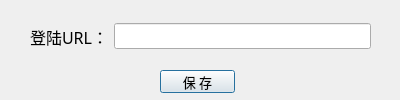
<?xml version="1.0" encoding="UTF-8"?>
<ui version="4.0">
 <class>Url_Config_Dialog</class>
 <widget class="QDialog" name="Url_Config_Dialog">
  <property name="geometry">
   <rect>
    <x>0</x>
    <y>0</y>
    <width>400</width>
    <height>100</height>
   </rect>
  </property>
  <property name="windowTitle">
   <string>登陆url配置</string>
  </property>
  <widget class="QPushButton" name="pushButton">
   <property name="geometry">
    <rect>
     <x>160</x>
     <y>70</y>
     <width>75</width>
     <height>23</height>
    </rect>
   </property>
   <property name="font">
    <font>
     <family>微软雅黑</family>
     <pointsize>10</pointsize>
    </font>
   </property>
   <property name="text">
    <string>保 存</string>
   </property>
  </widget>
  <widget class="QWidget" name="layoutWidget">
   <property name="geometry">
    <rect>
     <x>30</x>
     <y>16</y>
     <width>341</width>
     <height>41</height>
    </rect>
   </property>
   <layout class="QHBoxLayout" name="horizontalLayout">
    <item>
     <widget class="QLabel" name="label">
      <property name="font">
       <font>
        <family>微软雅黑</family>
        <pointsize>12</pointsize>
       </font>
      </property>
      <property name="text">
       <string>登陆URL：</string>
      </property>
     </widget>
    </item>
    <item>
     <widget class="QLineEdit" name="lineEdit">
      <property name="font">
       <font>
        <family>微软雅黑</family>
        <pointsize>10</pointsize>
       </font>
      </property>
     </widget>
    </item>
   </layout>
  </widget>
 </widget>
 <resources/>
 <connections/>
</ui>
